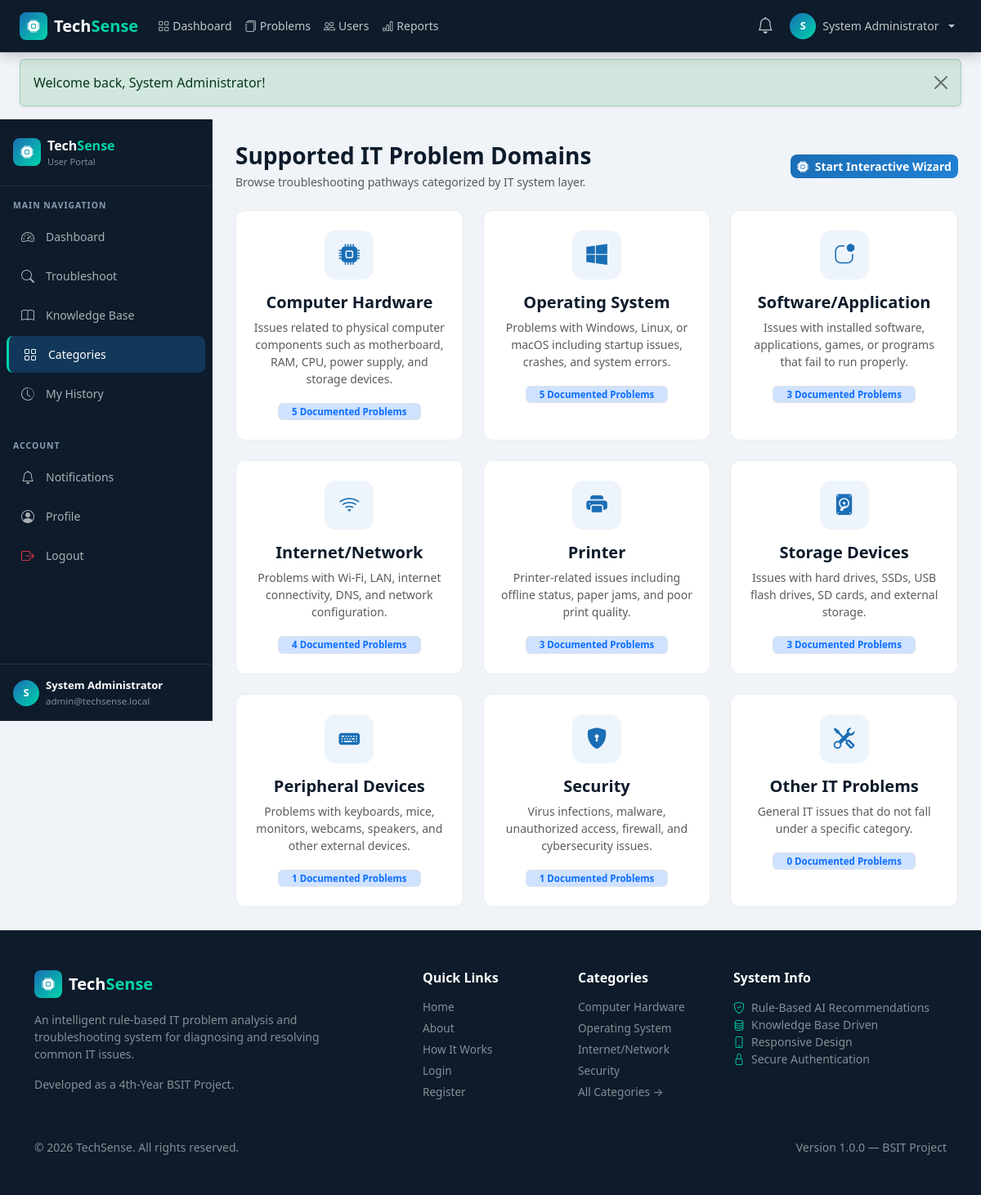
Screenshot of /user/categories.php (signed in) with the database file from the repository.
### tables this page shows
CREATE TABLE IF NOT EXISTS categories (
    id INT AUTO_INCREMENT PRIMARY KEY,
    category_name VARCHAR(100) NOT NULL,
    description TEXT,
    icon VARCHAR(60) DEFAULT 'bi-cpu',
    status ENUM('active','inactive') DEFAULT 'active',
    created_at TIMESTAMP DEFAULT CURRENT_TIMESTAMP
);

### includes/functions.php (called while the page is built, shortened)
<?php
function e(string $str): string {
    return htmlspecialchars($str, ENT_QUOTES | ENT_SUBSTITUTE, 'UTF-8');
}

### user/categories.php (the view, shortened to what this page needs)
<?php
require_once __DIR__ . '/../config/db.php';
require_once __DIR__ . '/../includes/functions.php';
$activeCategory = null;
$categoryProblems = [];
$categories = $pdo->query("SELECT c.*, (SELECT COUNT(*) FROM problems p WHERE p.category_id = c.id AND p.status = 'active') as problem_count
                           FROM categories c
                           WHERE c.status = 'active'
                           ORDER BY c.id ASC")->fetchAll();
require_once __DIR__ . '/../includes/header.php';
?>
<div class="ts-layout">
  <?php require_once __DIR__ . '/../includes/user-sidebar.php'; ?>
  <main class="ts-content">
    <?php if ($activeCategory): ?>
      <div class="d-flex flex-column flex-md-row justify-content-between align-items-md-center mb-4 gap-3">
        <div>
          <div class="d-flex align-items-center gap-2 mb-1">
            <span class="ts-logo-icon"><i class="bi <?= e($activeCategory['icon'] ?: 'bi-tools') ?>"></i></span>
            <h1 class="h3 fw-bold text-navy mb-0"><?= e($activeCategory['category_name']) ?> Problems</h1>
          </div>
          <div class="ts-breadcrumb">
            <a href="<?= BASE_URL ?>/user/categories.php">All Categories</a> &rsaquo;
            <span><?= e($activeCategory['category_name']) ?></span>
          </div>
        </div>
        <div class="d-flex gap-2">
          <a href="<?= BASE_URL ?>/user/categories.php" class="btn btn-outline-secondary btn-sm">
            &larr; View All Categories
          </a>
          <a href="<?= BASE_URL ?>/user/troubleshoot.php" class="btn btn-ts-primary btn-sm">
            <i class="bi bi-play-circle me-1"></i> Diagnose in this Category
          </a>
        </div>
      </div>
      <div class="p-3 bg-white rounded-ts border mb-4 shadow-sm">
        <p class="text-muted mb-0"><?= e($activeCategory['description']) ?></p>
      </div>
      <div class="row g-3">
        <?php if (!empty($categoryProblems)): ?>
          <?php foreach ($categoryProblems as $p): ?>
            <div class="col-md-6">
              <div class="ts-card h-100 p-3">
                <div class="d-flex justify-content-between align-items-start mb-2">
                  <h5 class="fw-bold text-navy mb-0 fs-6"><?= e($p['problem_name']) ?></h5>
                  <?= difficultyBadge($p['difficulty']) ?>
                </div>
                <p class="text-muted small mb-3"><?= e($p['description']) ?></p>
                <?php if (!empty($p['warning'])): ?>
                  <div class="alert alert-warning py-1 px-2 small mb-2" style="font-size:0.75rem;">
                    <i class="bi bi-exclamation-triangle-fill me-1"></i> <?= e($p['warning']) ?>
                  </div>
                <?php endif; ?>
                <div class="d-flex justify-content-between align-items-center pt-2 border-top mt-auto">
                  <span class="text-muted small"><i class="bi bi-clock me-1"></i><?= e($p['estimated_time']) ?></span>
                  <a href="<?= BASE_URL ?>/user/knowledge-base.php?problem_id=<?= $p['id'] ?>" class="btn btn-sm btn-outline-primary">
                    View Troubleshooting Steps &rarr;
                  </a>
                </div>
              </div>
            </div>
          <?php endforeach; ?>
        <?php else: ?>
          <div class="col-12 text-center py-5 text-muted">
            No troubleshooting guides documented for this category yet.
          </div>
        <?php endif; ?>
      </div>
    <?php else: ?>
      <div class="d-flex flex-column flex-md-row justify-content-between align-items-md-center mb-4 gap-3">
        <div>
          <h1 class="h3 fw-bold text-navy mb-1">Supported IT Problem Domains</h1>
          <p class="text-muted small mb-0">Browse troubleshooting pathways categorized by IT system layer.</p>
        </div>
        <div>
          <a href="<?= BASE_URL ?>/user/troubleshoot.php" class="btn btn-ts-primary btn-sm">
            <i class="bi bi-cpu-fill me-1"></i> Start Interactive Wizard
          </a>
        </div>
      </div>
      <div class="row g-4">
        <?php foreach ($categories as $cat): ?>
          <div class="col-sm-6 col-lg-4">
            <div class="ts-cat-card h-100" onclick="window.location.href='<?= BASE_URL ?>/user/categories.php?id=<?= $cat['id'] ?>'">
              <div class="ts-cat-icon">
                <i class="bi <?= e($cat['icon'] ?: 'bi-tools') ?>"></i>
              </div>
              <h5 class="fw-bold text-navy mb-2"><?= e($cat['category_name']) ?></h5>
              <p class="text-muted small mb-3"><?= e($cat['description']) ?></p>
              <div class="badge bg-primary-subtle text-primary border px-3 py-1">
                <?= (int)$cat['problem_count'] ?> Documented Problems
              </div>
            </div>
          </div>
        <?php endforeach; ?>
      </div>
    <?php endif; ?>
  </main>
</div>
<?php require_once __DIR__ . '/../includes/footer.php'; ?>

### assets/css/style.css (style rules this page uses)
:root { --ts-navy: #0d1b2a; --ts-navy-light: #1b2d42; --ts-navy-mid: #162236; --ts-blue: #1a6eb5; --ts-blue-light: #2181d4; --ts-accent: #00d4aa; --ts-accent-dark: #00b894; --ts-text: #e8ecf0; --ts-text-muted: #8b9db0; --ts-card-bg: #ffffff; --ts-border: rgba(255, 255, 255, 0.08); --ts-sidebar-w: 260px; --ts-navbar-h: 64px; --ts-radius: 12px; --ts-radius-sm: 8px; --ts-shadow: 0 4px 24px rgba(0, 0, 0, 0.10); --ts-shadow-lg: 0 8px 40px rgba(0, 0, 0, 0.16); }
*, *::before, *::after { box-sizing: border-box; }
body { font-family: 'Segoe UI', system-ui, -apple-system, sans-serif; background-color: #f0f4f8; color: #2c3e50; min-height: 100vh; display: flex; flex-direction: column; }
a { text-decoration: none; }
.btn-ts-primary { background: linear-gradient(135deg, var(--ts-blue), var(--ts-blue-light)); border: none; color: #fff; font-weight: 600; border-radius: 8px; transition: all 0.2s; }
.ts-layout { display: flex; min-height: calc(100vh - var(--ts-navbar-h)); }
.ts-content { flex: 1; padding: 1.75rem; overflow-x: hidden; }
.ts-cat-card { background: #fff; border-radius: var(--ts-radius); border: 1.5px solid #e9ecef; padding: 1.5rem 1rem; text-align: center; transition: all 0.25s; cursor: pointer; }
.ts-cat-icon { width: 60px; height: 60px; border-radius: 14px; background: #eef4fb; color: var(--ts-blue); display: flex; align-items: center; justify-content: center; font-size: 1.6rem; margin: 0 auto 1rem; transition: all 0.25s; }
.badge { font-size: 0.72rem; padding: 0.35em 0.65em; border-radius: 6px; }
.text-navy { color: var(--ts-navy) !important; }

### rows the page displays
categories: category_name "Computer Hardware", description "Issues related to physical computer components such as motherboard, RAM, CPU, power supply, and storage devices.", problem_count "5"
categories: category_name "Operating System", description "Problems with Windows, Linux, or macOS including startup issues, crashes, and system errors.", problem_count "5"
categories: category_name "Software/Application", description "Issues with installed software, applications, games, or programs that fail to run properly.", problem_count "3"
categories: category_name "Internet/Network", description "Problems with Wi-Fi, LAN, internet connectivity, DNS, and network configuration.", problem_count "4"
categories: category_name "Printer", description "Printer-related issues including offline status, paper jams, and poor print quality.", problem_count "3"
categories: category_name "Storage Devices", description "Issues with hard drives, SSDs, USB flash drives, SD cards, and external storage.", problem_count "3"
categories: category_name "Peripheral Devices", description "Problems with keyboards, mice, monitors, webcams, speakers, and other external devices.", problem_count "1"
categories: category_name "Security", description "Virus infections, malware, unauthorized access, firewall, and cybersecurity issues.", problem_count "1"
categories: category_name "Other IT Problems", description "General IT issues that do not fall under a specific category.", problem_count "0"

### other values shown
substr($curUser['full_name'], 0, 1) "S"
$curUser['full_name'] "System Administrator"
$flash['message'] "Welcome back, System Administrator!"
substr($curUser['full_name'] ?? 'U', 0, 1) "S"
$curUser['email'] "admin@techsense.local"
